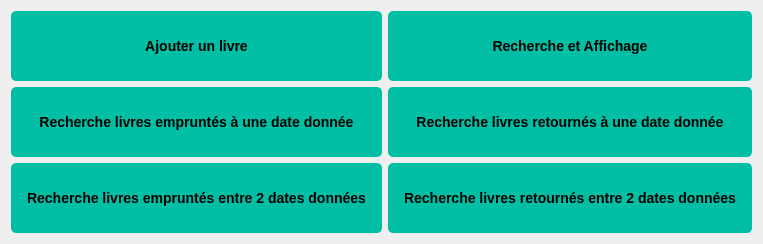
         <widget class="QWidget" name="tab_6">
          <property name="enabled">
           <bool>true</bool>
          </property>
          <attribute name="title">
           <string>Gestion des livres</string>
          </attribute>
          <layout class="QGridLayout" name="gridLayout_5">
           <item row="0" column="1">
            <widget class="QPushButton" name="ajout_livre">
             <property name="enabled">
              <bool>true</bool>
             </property>
             <property name="minimumSize">
              <size>
               <width>0</width>
               <height>70</height>
              </size>
             </property>
             <property name="styleSheet">
              <string notr="true">/* Buttons */
QPushButton {
    font-family: &quot;Arial&quot;, sans-serif;
    font-size: 14px;
    font-weight: bold;
    color: #000000; /* Black text color */
    background-color: #00BFA5; /* Teal button background color */
    border: none;
    border-radius: 5px;
    padding: 8px 16px;
    text-align: center; /* Center align button text */
    text-transform: uppercase; /* Uppercase button text */
}

QPushButton:hover {
    background-color: #009980; /* Darker teal button background color on hover */
}</string>
             </property>
             <property name="text">
              <string>Ajouter un livre</string>
             </property>
            </widget>
           </item>
           <item row="0" column="2">
            <widget class="QPushButton" name="rech_liv">
             <property name="minimumSize">
              <size>
               <width>0</width>
               <height>70</height>
              </size>
             </property>
             <property name="styleSheet">
              <string notr="true">/* Buttons */
QPushButton {
    font-family: &quot;Arial&quot;, sans-serif;
    font-size: 14px;
    font-weight: bold;
    color: #000000; /* Black text color */
    background-color: #00BFA5; /* Teal button background color */
    border: none;
    border-radius: 5px;
    padding: 8px 16px;
    text-align: center; /* Center align button text */
    text-transform: uppercase; /* Uppercase button text */
}

QPushButton:hover {
    background-color: #009980; /* Darker teal button background color on hover */
}</string>
             </property>
             <property name="text">
              <string>Recherche et Affichage</string>
             </property>
            </widget>
           </item>
           <item row="4" column="2">
            <widget class="QPushButton" name="rech_2date_ret">
             <property name="minimumSize">
              <size>
               <width>0</width>
               <height>70</height>
              </size>
             </property>
             <property name="styleSheet">
              <string notr="true">/* Buttons */
QPushButton {
    font-family: &quot;Arial&quot;, sans-serif;
    font-size: 14px;
    font-weight: bold;
    color: #000000; /* Black text color */
    background-color: #00BFA5; /* Teal button background color */
    border: none;
    border-radius: 5px;
    padding: 8px 16px;
    text-align: center; /* Center align button text */
    text-transform: uppercase; /* Uppercase button text */
}

QPushButton:hover {
    background-color: #009980; /* Darker teal button background color on hover */
}</string>
             </property>
             <property name="text">
              <string>Recherche livres retournés entre 2 dates données</string>
             </property>
            </widget>
           </item>
           <item row="2" column="2">
            <widget class="QPushButton" name="rech_date_ret">
             <property name="minimumSize">
              <size>
               <width>0</width>
               <height>70</height>
              </size>
             </property>
             <property name="styleSheet">
              <string notr="true">/* Buttons */
QPushButton {
    font-family: &quot;Arial&quot;, sans-serif;
    font-size: 14px;
    font-weight: bold;
    color: #000000; /* Black text color */
    background-color: #00BFA5; /* Teal button background color */
    border: none;
    border-radius: 5px;
    padding: 8px 16px;
    text-align: center; /* Center align button text */
    text-transform: uppercase; /* Uppercase button text */
}

QPushButton:hover {
    background-color: #009980; /* Darker teal button background color on hover */
}</string>
             </property>
             <property name="text">
              <string>Recherche livres retournés à une date donnée</string>
             </property>
            </widget>
           </item>
           <item row="2" column="1">
            <widget class="QPushButton" name="rech_date_emp">
             <property name="minimumSize">
              <size>
               <width>0</width>
               <height>70</height>
              </size>
             </property>
             <property name="styleSheet">
              <string notr="true">/* Buttons */
QPushButton {
    font-family: &quot;Arial&quot;, sans-serif;
    font-size: 14px;
    font-weight: bold;
    color: #000000; /* Black text color */
    background-color: #00BFA5; /* Teal button background color */
    border: none;
    border-radius: 5px;
    padding: 8px 16px;
    text-align: center; /* Center align button text */
    text-transform: uppercase; /* Uppercase button text */
}

QPushButton:hover {
    background-color: #009980; /* Darker teal button background color on hover */
}</string>
             </property>
             <property name="text">
              <string>Recherche livres empruntés à une date donnée</string>
             </property>
            </widget>
           </item>
           <item row="4" column="1">
            <widget class="QPushButton" name="rech_2date_emp">
             <property name="minimumSize">
              <size>
               <width>0</width>
               <height>70</height>
              </size>
             </property>
             <property name="styleSheet">
              <string notr="true">/* Buttons */
QPushButton {
    font-family: &quot;Arial&quot;, sans-serif;
    font-size: 14px;
    font-weight: bold;
    color: #000000; /* Black text color */
    background-color: #00BFA5; /* Teal button background color */
    border: none;
    border-radius: 5px;
    padding: 8px 16px;
    text-align: center; /* Center align button text */
    text-transform: uppercase; /* Uppercase button text */
}

QPushButton:hover {
    background-color: #009980; /* Darker teal button background color on hover */
}</string>
             </property>
             <property name="text">
              <string>Recherche livres empruntés entre 2 dates données</string>
             </property>
            </widget>
           </item>
          </layout>
         </widget>
